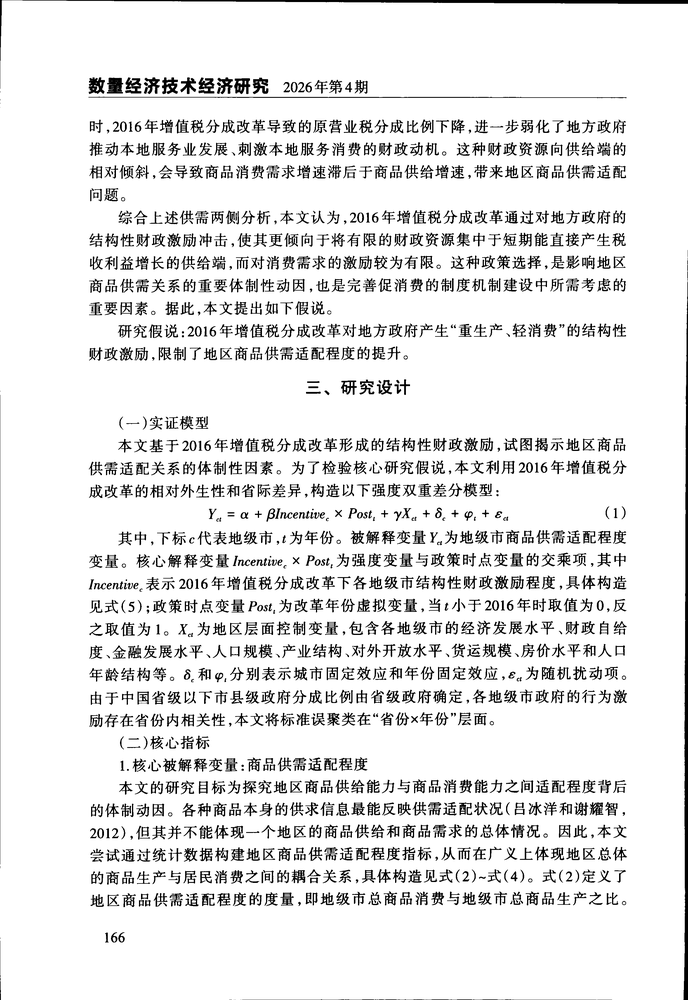
#> input picture tests/fixtures/real_samples/244771/120166.tif, 688 x 1000 px, shrunk from 2356 x 3424 before the run
$ python -i foreground.py   (imports and definitions only)
#> lines starting #> are read from the running program, lines starting #| are printed output that depends on the picture
#> further down, picture is the input picture: shape (1000, 688, 3); min 0, max 255, mean 230.4
"""Foreground geometry observations shared by OCR routing stages.

Foreground components are evidence about pixels in the page image.  They are
never layout blocks, OCR text, or routing decisions.  Keeping extraction in a
    single stage prevents line normalization and character reconciliation from
quietly developing different pixel ownership rules.
"""
from __future__ import annotations

from dataclasses import dataclass

import cv2
import numpy as np


XYXY = tuple[int, int, int, int]
_MIN_COMPONENT_AREA = 3


@dataclass(frozen=True)
class ForegroundComponent:
    """One connected foreground component in page-image coordinates."""

    bbox: XYXY
    area: int

    def __post_init__(self) -> None:
        if self.area <= 0:
            raise ValueError("foreground component requires positive area")
        if self.bbox[2] <= self.bbox[0] or self.bbox[3] <= self.bbox[1]:
            raise ValueError("foreground component requires non-empty geometry")


@dataclass(frozen=True)
class ForegroundAnalysis:
    """Immutable pixel evidence for one page or one bounded region."""

    region_bbox: XYXY
    components: tuple[ForegroundComponent, ...]


def analyze_foreground_components(
    image_bgr: np.ndarray | None,
    region_bbox: XYXY | None = None,
    *,
    detect_polarity: bool = True,
) -> ForegroundAnalysis:
    """Extract connected foreground components in page coordinates.

    ``detect_polarity`` preserves the two validated callers' contracts. Mixed
    text partitioning detects dark-on-light and light-on-dark crops; physical
    row normalization uses the historical dark-on-light page mask.
    """
#> called with detect_polarity = True
    if image_bgr is None or image_bgr.size == 0:
        return ForegroundAnalysis((0, 0, 0, 0), ())

    gray = _grayscale(image_bgr)
    page_height, page_width = gray.shape[:2]
#> page_height = 1000; page_width = 688
    bounds = (0, 0, page_width, page_height)
#> bounds = (0, 0, 688, 1000)
    requested = region_bbox or bounds
#> requested = (0, 0, 688, 1000)
    x1, y1, x2, y2 = _clip(requested, bounds)
#> x1 = 0; y1 = 0; x2 = 688; y2 = 1000
    if x2 <= x1 or y2 <= y1:
        return ForegroundAnalysis((x1, y1, x2, y2), ())

    crop = gray[y1:y2, x1:x2]
    binary = _foreground_mask(crop) if detect_polarity else _dark_on_light_mask(crop)
    count, _labels, stats, _centroids = cv2.connectedComponentsWithStats(binary, 8)
    components = tuple(
        ForegroundComponent(
            bbox=(
                x1 + left,
                y1 + top,
                x1 + left + width,
                y1 + top + height,
            ),
            area=area,
        )
        for left, top, width, height, area in (
            tuple(int(value) for value in stats[index])
            for index in range(1, count)
        )
        if area >= _MIN_COMPONENT_AREA
    )
    return ForegroundAnalysis((x1, y1, x2, y2), components)


def _grayscale(image: np.ndarray) -> np.ndarray:
    if image.ndim == 2:
        return image
    if image.ndim == 3 and image.shape[2] == 3:
        return cv2.cvtColor(image, cv2.COLOR_BGR2GRAY)
    if image.ndim == 3 and image.shape[2] == 4:
        return cv2.cvtColor(image, cv2.COLOR_BGRA2GRAY)
    raise ValueError(f"unsupported image shape for foreground analysis: {image.shape!r}")


def _dark_on_light_mask(crop: np.ndarray) -> np.ndarray:
    _threshold, binary = cv2.threshold(
        crop,
        0,
        255,
        cv2.THRESH_BINARY_INV | cv2.THRESH_OTSU,
    )
    return binary


def _foreground_mask(crop: np.ndarray) -> np.ndarray:
    """Return foreground for either dark-on-light or light-on-dark text."""
    if crop.size == 0:
        return np.zeros(crop.shape, dtype=np.uint8)
    threshold, _unused = cv2.threshold(crop, 0, 255, cv2.THRESH_BINARY + cv2.THRESH_OTSU)
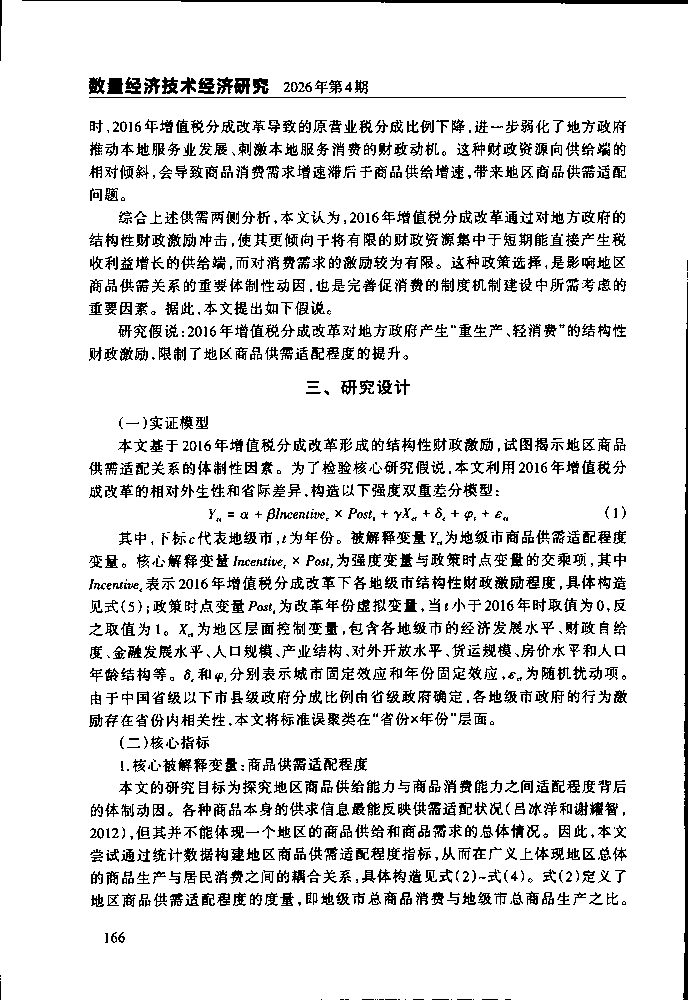
#> _unused: shape (1000, 688); 88.5% white; black in thin lines or dots
#> threshold = 159
    border = np.concatenate((crop[0], crop[-1], crop[:, 0], crop[:, -1]))
#> border = 3376 values, max 255 at index 690, min 0 at index 0, mean 126.8
    background = float(np.median(border))
#> background = 192
    if background <= threshold:
        return (crop > threshold).astype(np.uint8)
    return (crop <= threshold).astype(np.uint8)
#> returned value: shape (1000, 688); values 0 (black) and 1 (white), 11.5% white in thin lines or dots


def _clip(bbox: XYXY, bounds: XYXY) -> XYXY:
    return (
        max(bbox[0], bounds[0]),
        max(bbox[1], bounds[1]),
        min(bbox[2], bounds[2]),
        min(bbox[3], bounds[3]),
    )


__all__ = [
    "ForegroundAnalysis",
    "ForegroundComponent",
    "analyze_foreground_components",
]

>>> import cv2
>>> picture = cv2.imread('../../tests/fixtures/real_samples/244771/120166.tif')
>>> result = analyze_foreground_components(picture)
#> in analyze_foreground_components, `count, _labels, stats, _centroids = cv2.connectedComponentsWithStats(b..`:
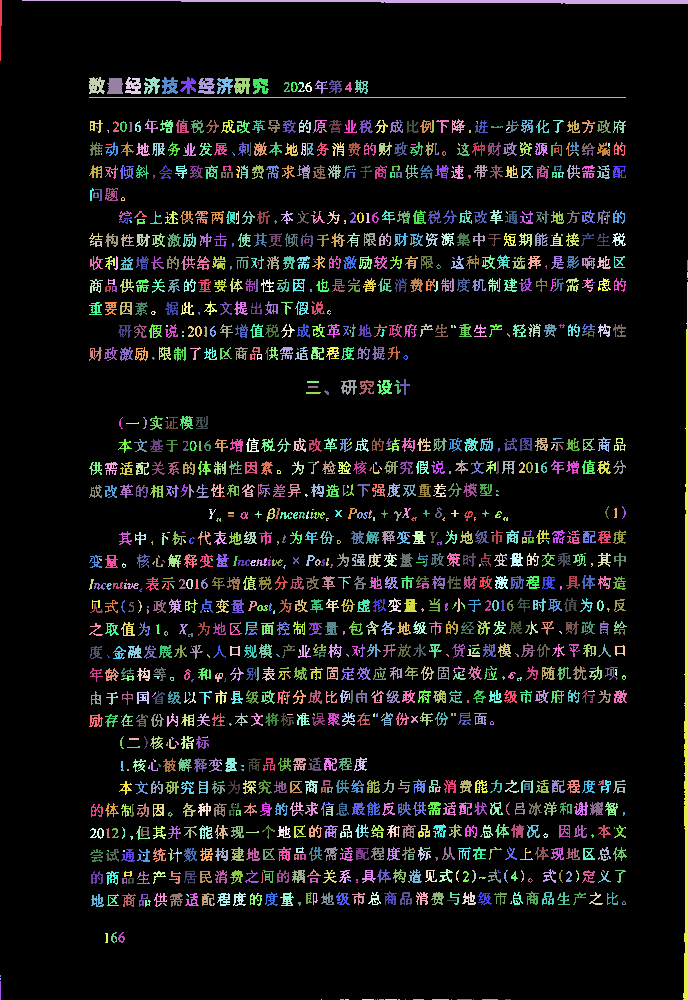
#> _labels: shape (1000, 688) int32; 1350 distinct labels, from 0 to 1349; one colour per label, 0 black
#> in analyze_foreground_components, `count, _labels, stats, _centroids = cv2.connectedComponentsWithStats(b..`: count = 1350; stats = 1350 rows, first 6: [0, 0, 688, 1000, 609082], [0, 0, 2, 61, 87], [22, 0, 666, 4, 1604], [89, 77, 16, 17, 196], [125, 77, 16, 17, 183], [144, 77, 16, 17, 164]
#> in analyze_foreground_components, `components = tuple( ForegroundComponent( bbox=( x1 + left, y1 + top, x..`: components = 1313 items
